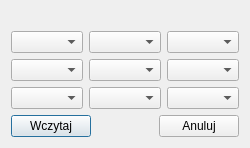
<?xml version="1.0" encoding="UTF-8"?>
<ui version="4.0">
 <class>secondwindow</class>
 <widget class="QDialog" name="secondwindow">
  <property name="geometry">
   <rect>
    <x>0</x>
    <y>0</y>
    <width>239</width>
    <height>135</height>
   </rect>
  </property>
  <property name="windowTitle">
   <string>Wczytaj Plansze</string>
  </property>
  <layout class="QVBoxLayout" name="verticalLayout">
   <item>
    <widget class="QLabel" name="label">
     <property name="text">
      <string/>
     </property>
    </widget>
   </item>
   <item>
    <layout class="QGridLayout" name="gridLayout">
     <item row="3" column="0">
      <spacer name="verticalSpacer_2">
       <property name="orientation">
        <enum>Qt::Vertical</enum>
       </property>
       <property name="sizeHint" stdset="0">
        <size>
         <width>20</width>
         <height>40</height>
        </size>
       </property>
      </spacer>
     </item>
     <item row="4" column="2">
      <widget class="QComboBox" name="comboBox_9"/>
     </item>
     <item row="0" column="0">
      <widget class="QComboBox" name="comboBox_1"/>
     </item>
     <item row="1" column="0">
      <spacer name="verticalSpacer">
       <property name="orientation">
        <enum>Qt::Vertical</enum>
       </property>
       <property name="sizeHint" stdset="0">
        <size>
         <width>20</width>
         <height>40</height>
        </size>
       </property>
      </spacer>
     </item>
     <item row="4" column="0">
      <widget class="QComboBox" name="comboBox_7"/>
     </item>
     <item row="0" column="1">
      <widget class="QComboBox" name="comboBox_2"/>
     </item>
     <item row="0" column="2">
      <widget class="QComboBox" name="comboBox_3"/>
     </item>
     <item row="2" column="2">
      <widget class="QComboBox" name="comboBox_6"/>
     </item>
     <item row="2" column="1">
      <widget class="QComboBox" name="comboBox_5"/>
     </item>
     <item row="4" column="1">
      <widget class="QComboBox" name="comboBox_8"/>
     </item>
     <item row="2" column="0">
      <widget class="QComboBox" name="comboBox_4"/>
     </item>
    </layout>
   </item>
   <item>
    <layout class="QHBoxLayout" name="horizontalLayout">
     <item>
      <widget class="QPushButton" name="Wczytaj">
       <property name="text">
        <string>Wczytaj</string>
       </property>
      </widget>
     </item>
     <item>
      <spacer name="horizontalSpacer_3">
       <property name="orientation">
        <enum>Qt::Horizontal</enum>
       </property>
       <property name="sizeHint" stdset="0">
        <size>
         <width>40</width>
         <height>20</height>
        </size>
       </property>
      </spacer>
     </item>
     <item>
      <widget class="QPushButton" name="Anuluj">
       <property name="text">
        <string>Anuluj</string>
       </property>
      </widget>
     </item>
    </layout>
   </item>
  </layout>
 </widget>
 <resources/>
 <connections/>
</ui>
